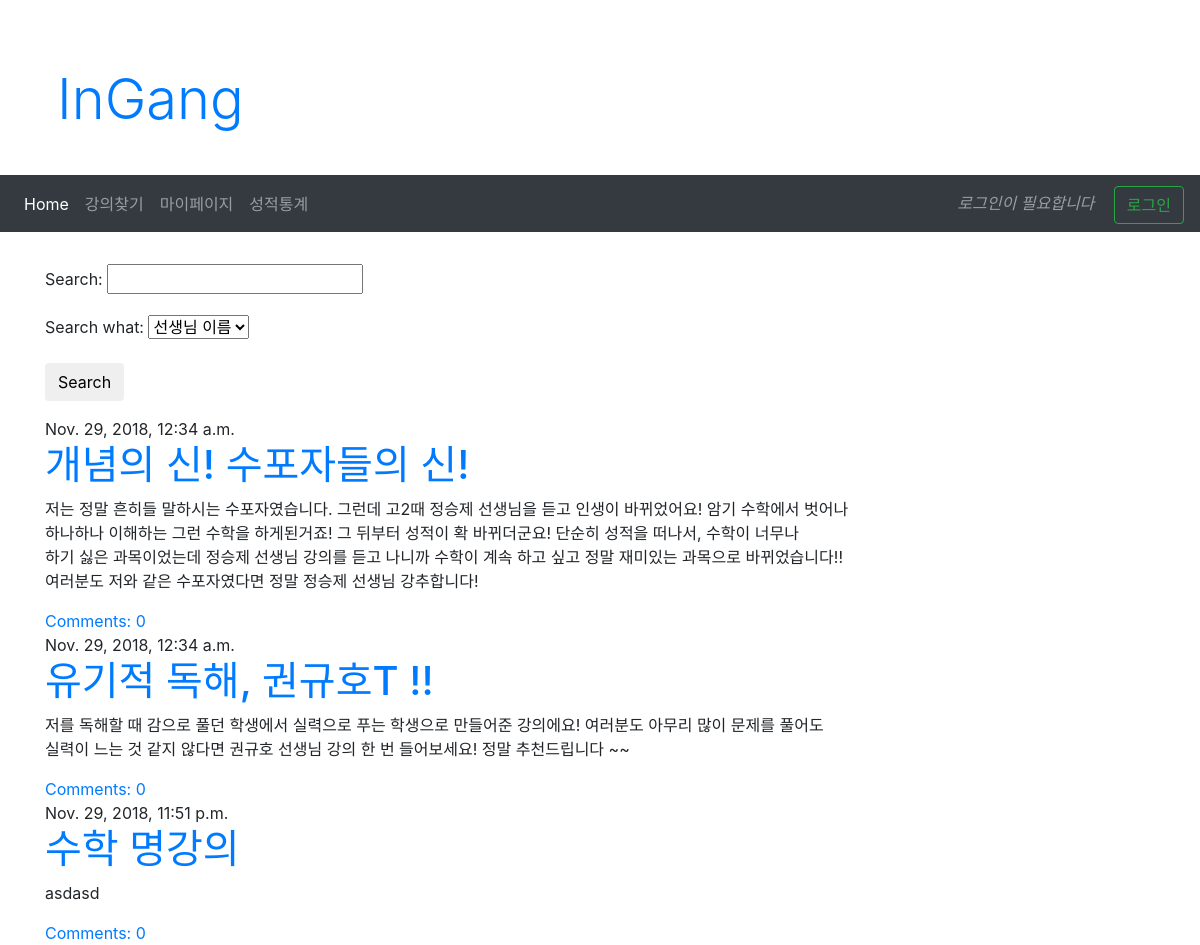
Page /post/3/search/ on the committed database.
### blog/models.py (models this page shows, shortened)
class Post(models.Model):
    SUBJECT_LIST = (
    ('국어', '국어'),
    ('수학(가)', '수학(가)'),
    ('수학(나)', '수학(나)'),
    ('영어', '영어'),
    ('한국사', '한국사'),
    ('사회','사회'),
    ('과학','과학'),
    ('제2외국어_한문','제2외국어_한문'),
    )
    author = models.ForeignKey('auth.User', on_delete=models.CASCADE)
    title = models.CharField(max_length=200)
    subject = models.CharField(
        max_length=10, choices=SUBJECT_LIST, default='국어')
    teacherName = models.CharField(max_length=10)
    price = models.IntegerField(
        validators=[MinValueValidator(50000), MaxValueValidator(100000000)])
    grade= models.CharField(max_length=6, choices=GRADE_LIST, default='고1')
    url = models.URLField()
    text = models.TextField()
    like = models.IntegerField(default=0)
    created_date = models.DateTimeField(
        default=timezone.now)
    published_date = models.DateTimeField(
        blank=True, null=True)
    def approved_comments(self):
        return self.comments.filter(approved_comment=True)

### blog/views.py (the view)
# urls.py: url(r'^post/(?P<pk>\d+)/search/$',views.post_search,name='post_search'),
def post_search(request,pk):
    Find=get_object_or_404(Search, pk=pk)
    posts=Post.objects.all()
    if Find.search_what=="선생님 이름":
        posts = Post.objects.filter(teacherName__contains=Find.search).order_by('created_date')
    elif Find.search_what=="가격":
        if not Find.search.isdigit():
            messages.warning(request, 'Please enter int.')
            return redirect('post_list')
        posts = Post.objects.filter(price__lte=Find.search).order_by('created_date')
    elif Find.search_what=="텍스트":
        posts = Post.objects.filter(text__contains=Find.search).order_by('created_date')
    elif Find.search_what=="제목":
        posts = Post.objects.filter(title__contains=Find.search).order_by('created_date')
    if request.method == "POST":
        form=SearchForm(request.POST)
        if form.is_valid():
            Search_Form=form.save(commit=False)
            Search_Form.save()
            return redirect('post_search',pk=Search_Form.pk)
    else:
        form=SearchForm()
    return render(request,'blog/post_search.html',{'form':form,'Find': Find ,'posts':posts})

### blog/forms.py
class SearchForm(forms.ModelForm):
    class Meta:
        model= Search
        fields=('search','search_what',)

### blog/templates/blog/post_search.html
{% extends 'blog/base.html' %}
{% block content %}
    <form method="POST">{% csrf_token %}
        {{ form.as_p }}
        <button type="submit" class="save btn btn-default">Search</button>
    </form>
      {% for post in posts %}
        <div class="post">
            <div class="date">
                {{ post.published_date }}
            </div>
            <h1><a href="{% url 'post_detail' pk=post.pk %}">{{ post.title }}</a></h1>
            <p>{{ post.text|linebreaksbr }}</p>
            <a href="{% url 'post_detail' pk=post.pk %}">Comments: {{ post.approved_comments.count }}</a>
        </div>
    {% endfor %}
{% endblock content %}

### rows in the picture
Post: published_date "Nov. 29, 2018, 12:34 a.m.", title "개념의 신! 수포자들의 신!", text "저는 정말 흔히들 말하시는 수포자였습니다. 그런데 고2때 정승제 선생님을 듣고 인생이 바뀌었어요! 암기 수학에서 벗어나 하나하나 이해하는 그런 수학을 하게된거죠! 그 뒤부터 성적이 확 바뀌더군요! 단순히 성적을 떠나서, 수학이 너무나 하기 싫은 과목이었는데 정승제 선생님 강의를 듣고 나니까 수학이 계속 하고 싶고 정말 재미있는 과목으로 바뀌었습니다!! 여러분도 저와 같은 수포자였다면 정말 정승제 선생님 강추합니다!", approved_comments.count "0"
Post: published_date "Nov. 29, 2018, 12:34 a.m.", title "유기적 독해, 권규호T !!", text "저를 독해할 때 감으로 풀던 학생에서 실력으로 푸는 학생으로 만들어준 강의에요! 여러분도 아무리 많이 문제를 풀어도 실력이 느는 것 같지 않다면 권규호 선생님 강의 한 번 들어보세요! 정말 추천드립니다 ~~", approved_comments.count "0"
Post: published_date "Nov. 29, 2018, 11:51 p.m.", title "수학 명강의", text "asdasd", approved_comments.count "0"
